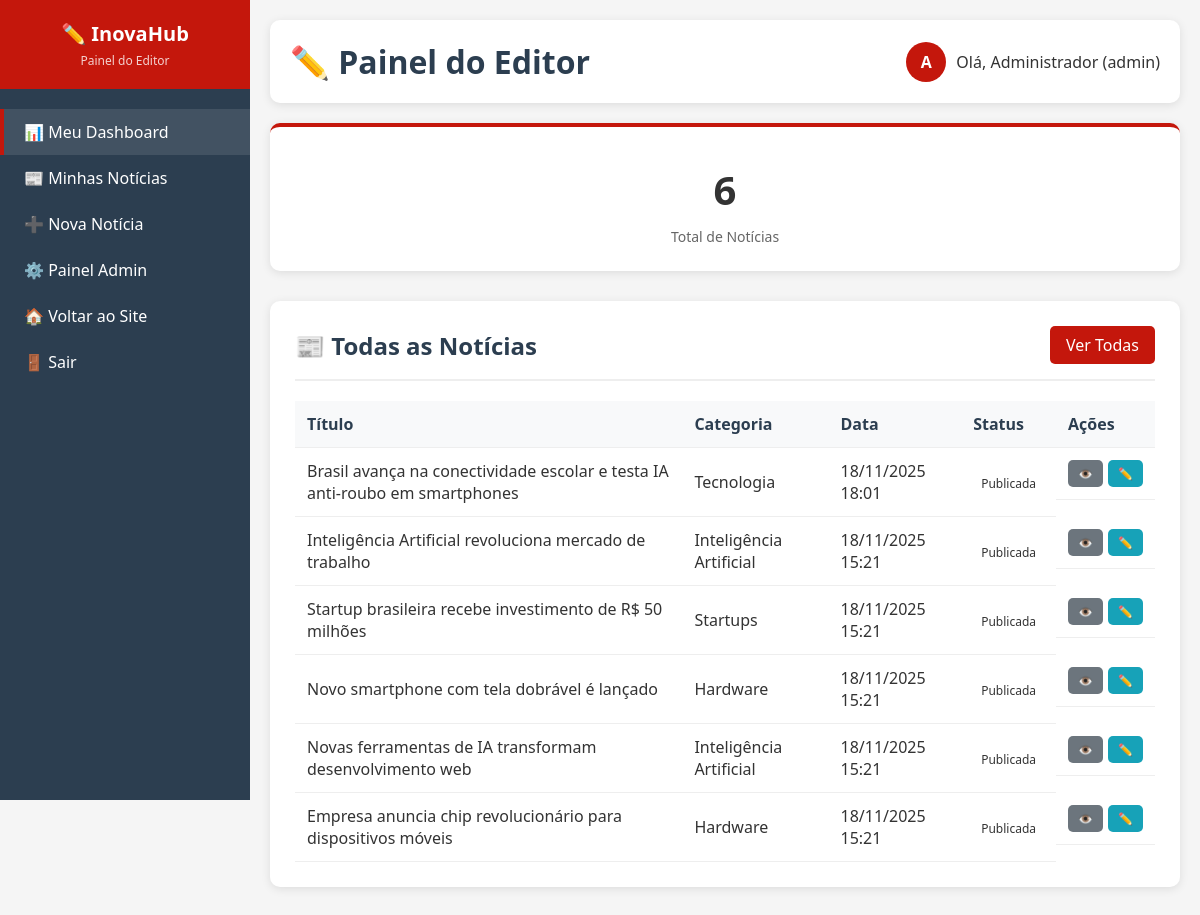
Page /editor/index.php (signed in) on the committed database.
### tables this page shows
CREATE TABLE `usuarios` (
  `id` int(11) NOT NULL,
  `nome` varchar(100) NOT NULL,
  `email` varchar(150) NOT NULL,
  `senha` varchar(255) NOT NULL,
  `avatar` varchar(255) DEFAULT 'avatar.jpg',
  `tipo` enum('admin','editor','usuario') DEFAULT 'usuario',
  `status` enum('ativo','inativo') DEFAULT 'ativo',
  `criado_em` timestamp NOT NULL DEFAULT current_timestamp(),
  `atualizado_em` timestamp NOT NULL DEFAULT current_timestamp() ON UPDATE current_timestamp()
);

CREATE TABLE `noticias` (
  `id` int(11) NOT NULL,
  `titulo` varchar(200) NOT NULL,
  `slug` varchar(200) NOT NULL,
  `resumo` text NOT NULL,
  `noticia` longtext NOT NULL,
  `imagem` varchar(255) DEFAULT 'noticia.jpg',
  `autor` int(11) NOT NULL,
  `categoria` int(11) NOT NULL,
  `status` enum('rascunho','publicada','arquivada') DEFAULT 'rascunho',
  `visualizacoes` int(11) DEFAULT 0,
  `destaque` tinyint(1) DEFAULT 0,
  `data` timestamp NOT NULL DEFAULT current_timestamp(),
  `publicada_em` timestamp NULL DEFAULT NULL,
  `criado_em` timestamp NOT NULL DEFAULT current_timestamp(),
  `atualizado_em` timestamp NOT NULL DEFAULT current_timestamp() ON UPDATE current_timestamp()
);

CREATE TABLE `categorias` (
  `id` int(11) NOT NULL,
  `nome` varchar(50) NOT NULL,
  `slug` varchar(50) NOT NULL,
  `cor` varchar(7) DEFAULT '#007bff',
  `descricao` text DEFAULT NULL,
  `criado_em` timestamp NOT NULL DEFAULT current_timestamp()
);

### includes/funcoes.php (called while the page is built, shortened)
<?php
function usuarioLogado($pdo)
{
    if (isset($_SESSION['usuario_id'])) {
        $stmt = $pdo->prepare("SELECT * FROM usuarios WHERE id = ?");
        $stmt->execute([$_SESSION['usuario_id']]);
        return $stmt->fetch(PDO::FETCH_ASSOC);
    }
    return false;
}
function ehAdmin($usuario)
{
    return isset($usuario['tipo']) && $usuario['tipo'] === 'admin';
}

### editor/index.php (the view, shortened to what this page needs)
<?php
require '../includes/conexao.php';
require '../includes/funcoes.php';
$usuario = usuarioLogado($pdo);
if (ehAdmin($usuario)) {
    $minhas_noticias = $pdo->query("
        SELECT n.*, c.nome as categoria_nome
        FROM noticias n
        JOIN categorias c ON n.categoria = c.id
        ORDER BY n.data DESC
        LIMIT 10
    ")->fetchAll();
}
if (ehAdmin($usuario)) {
    $total_minhas_noticias = $pdo->query("SELECT COUNT(*) as total FROM noticias")->fetch()['total'];
} else {
    $stmt = $pdo->prepare("SELECT COUNT(*) as total FROM noticias WHERE autor = ?");
    $stmt->execute([$usuario['id']]);
    $result = $stmt->fetch();
    $total_minhas_noticias = $result['total'];
}
?>
<!DOCTYPE html>
<html lang="pt-br">
<head>
</head>
<body>
    <div class="admin-container">
        <aside class="sidebar">
            <div class="sidebar-header">
                <h1>✏️ InovaHub</h1>
                <p>Painel do Editor</p>
            </div>
            <nav class="nav-links">
                <a href="index.php" class="active">📊 Meu Dashboard</a>
                <a href="minhas_noticias.php">📰 Minhas Notícias</a>
                <a href="../noticias/nova_noticia.php">➕ Nova Notícia</a>
                <?php if (ehAdmin($usuario)): ?>
                    <div class="admin-only">
                        <a href="../admin/index.php">⚙️ Painel Admin</a>
                    </div>
                <?php endif; ?>
                <a href="../index.php">🏠 Voltar ao Site</a>
                <a href="../auth/logout.php">🚪 Sair</a>
            </nav>
        </aside>
        <main class="main-content">
            <div class="header">
                <h1>✏️ Painel do Editor</h1>
                <div class="user-info">
                    <div class="user-avatar">
                        <?= strtoupper(substr($usuario['nome'], 0, 1)) ?>
                    </div>
                    <span>Olá, <?= $usuario['nome'] ?> (<?= $usuario['tipo'] ?>)</span>
                </div>
            </div>
            <div class="stats-grid">
                <div class="stat-card news">
                    <div class="stat-number"><?= $total_minhas_noticias ?></div>
                    <div class="stat-label">
                        <?= ehAdmin($usuario) ? 'Total de Notícias' : 'Minhas Notícias' ?>
                    </div>
                </div>
            </div>
            <div class="section">
                <div class="section-header">
                    <h2>📰 <?= ehAdmin($usuario) ? 'Todas as Notícias' : 'Minhas Notícias Recentes' ?></h2>
                    <a href="minhas_noticias.php" class="btn btn-primary">Ver Todas</a>
                </div>
                <table class="table">
                    <thead>
                        <tr>
                            <th>Título</th>
                            <th>Categoria</th>
                            <th>Data</th>
                            <th>Status</th>
                            <th>Ações</th>
                        </tr>
                    </thead>
                    <tbody>
                        <?php foreach ($minhas_noticias as $noticia): ?>
                            <tr>
                                <td><?= htmlspecialchars($noticia['titulo']) ?></td>
                                <td><?= $noticia['categoria_nome'] ?></td>
                                <td><?= date('d/m/Y H:i', strtotime($noticia['data'])) ?></td>
                                <td>
                                    <span class="status-badge status-<?= $noticia['status'] ?>">
                                        <?= ucfirst($noticia['status']) ?>
                                    </span>
                                </td>
                                <td class="action-buttons">
                                    <a href="../noticia.php?slug=<?= $noticia['slug'] ?>" class="btn btn-view btn-sm">👁️</a>
                                    <a href="../noticias/editar_noticia.php?id=<?= $noticia['id'] ?>" class="btn btn-edit btn-sm">✏️</a>
                                </td>
                            </tr>
                        <?php endforeach; ?>
                    </tbody>
                </table>
            </div>
        </main>
    </div>
</body>
</html>

### rows in the picture
usuarios: nome "A", nome "Administrador", tipo "admin"
noticias: titulo "Brasil avança na conectividade escolar e testa IA anti-roubo em smartphones", categoria.nome "Tecnologia", data "18/11/2025 18:01", status "Publicada"
noticias: titulo "Inteligência Artificial revoluciona mercado de trabalho", categoria.nome "Inteligência Artificial", data "18/11/2025 15:21", status "Publicada"
noticias: titulo "Startup brasileira recebe investimento de R$ 50 milhões", categoria.nome "Startups", data "18/11/2025 15:21", status "Publicada"
noticias: titulo "Novo smartphone com tela dobrável é lançado", categoria.nome "Hardware", data "18/11/2025 15:21", status "Publicada"
noticias: titulo "Novas ferramentas de IA transformam desenvolvimento web", categoria.nome "Inteligência Artificial", data "18/11/2025 15:21", status "Publicada"
noticias: titulo "Empresa anuncia chip revolucionário para dispositivos móveis", categoria.nome "Hardware", data "18/11/2025 15:21", status "Publicada"

### other values in the picture
$total_minhas_noticias "6"
